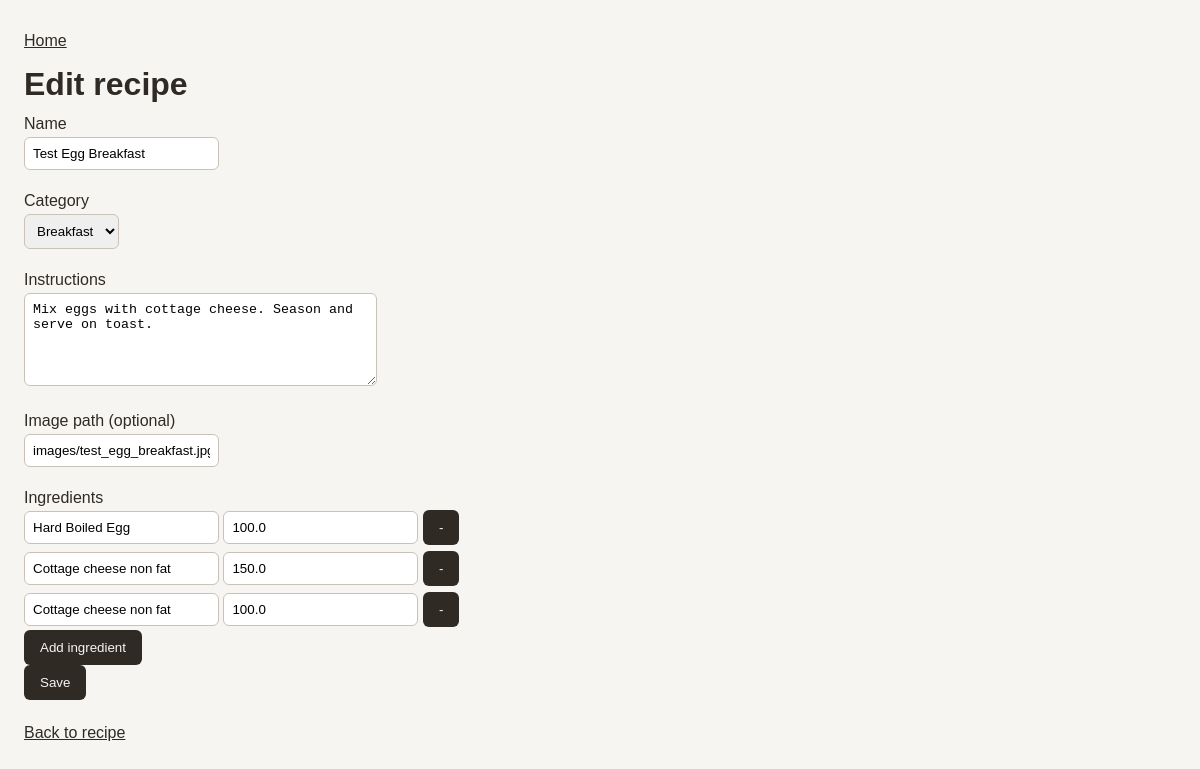
Page /recipes/1/edit on the committed database.
### tables this page shows
CREATE TABLE recipes (
            id INTEGER PRIMARY KEY AUTOINCREMENT,
            name TEXT NOT NULL,
            category TEXT NOT NULL,
            instructions TEXT,
            image_path TEXT
        );

CREATE TABLE recipe_ingredients (
            id INTEGER PRIMARY KEY AUTOINCREMENT,
            recipe_id INTEGER NOT NULL,
            ingredient_name TEXT NOT NULL,
            portion_g REAL NOT NULL,
            FOREIGN KEY (recipe_id) REFERENCES recipes(id)
        );

### app/routes/recipes.py (the view)
@router.get("/{recipe_id}/edit")
def edit_recipe_form(request: Request, recipe_id: int):
    recipe = load_recipe(recipe_id)
    if not recipe:
        return RedirectResponse(url="/recipes", status_code=303)
    return templates.TemplateResponse(
        "recipe_edit.html",
        {
            "request": request,
            "recipe_id": recipe_id,
            "recipe": recipe,
        },
    )

### app/templates/recipe_edit.html (shortened to what this page needs)
{% extends "base.html" %}
{% block content %}
    <h1>Edit recipe</h1>
    <form method="post" action="/recipes/{{ recipe_id }}/edit">
      <label>Name</label><br />
      <input name="name" value="{{ recipe.name }}" required /><br /><br />
      <label>Category</label><br />
      <select name="category" required>
        <option value="breakfast" {% if recipe.category == "breakfast" %}selected{% endif %}>
          Breakfast
        </option>
      </select>
      <br /><br />
      <label>Instructions</label><br />
      <textarea name="instructions" rows="5" cols="40" required>{{ recipe.instructions }}</textarea>
      <br /><br />
      <label>Image path (optional)</label><br />
      <input name="image_path" value="{{ recipe.image_path }}" /><br /><br />
      <label>Ingredients</label><br />
      <div id="ingredients-list">
      {% for i in recipe.ingredients %}
      <span class="ingredient-row">
        <input name="ingredient_name" value="{{ i.name }}" required />
        <input name="portion_g" type="number" step="1" value="{{ i.portion_g }}" required />
        <button type="button" class="remove-ingredient">-</button>
        <br />
      </span>
      {% endfor %}
      </div>
      <button type="button" id="add-ingredient">Add ingredient</button>
      <br />
      <button type="submit">Save</button>
    </form>
    <a href="/recipes/{{ recipe_id }}">Back to recipe</a>
{% endblock %}

### app/static/style.css (style rules this page uses)
* { box-sizing: border-box; }
body { margin: 0; padding: 24px; font-family: "Trebuchet MS", "Lucida Grande", sans-serif; color: #2f2a24; background: #f7f5f2; }
h1, h2, h3 { margin: 0 0 12px 0; }
a { color: #2f2a24; }
button { background: #2f2a24; color: #f7f5f2; border: none; padding: 10px 16px; border-radius: 6px; cursor: pointer; }
input, select, textarea { padding: 8px; border: 1px solid #c9c2b8; border-radius: 6px; margin: 4px 0; }
form { margin-bottom: 24px; }

### rows in the picture
recipes: name "Test Egg Breakfast", category "Breakfast", instructions "Mix eggs with cottage cheese. Season and serve on toast.", image_path "images/test_egg_breakfast.jpg"
recipe_ingredients: ingredient_name "Hard Boiled Egg", portion_g "100.0"
recipe_ingredients: ingredient_name "Cottage cheese non fat", portion_g "150.0"
recipe_ingredients: ingredient_name "Cottage cheese non fat", portion_g "100.0"
